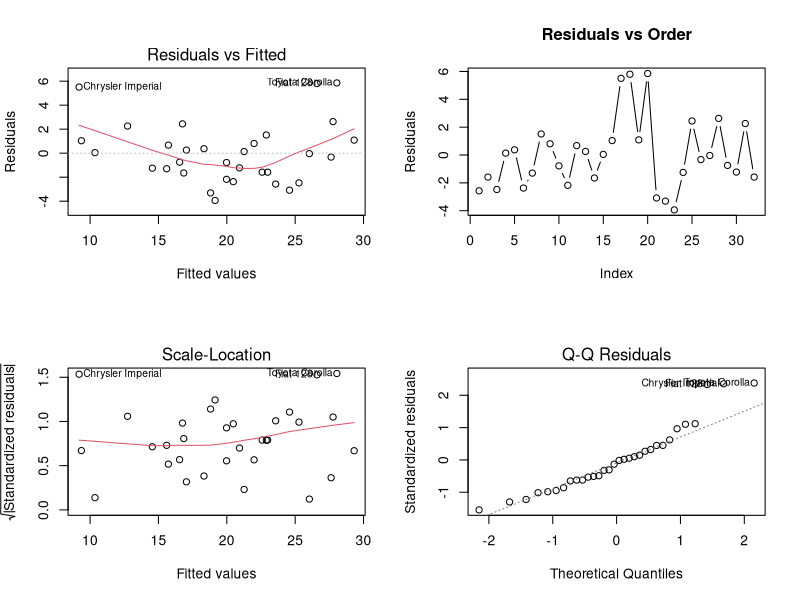

Write R code to recreate this figure.
# Load the mtcars dataset
data(mtcars)
# attach(mtcars) # Optional, but requested in prompt

# a) Linear model
# Fit a linear model with mpg as the dependent variable and wt and hp as the independent variables.
model <- lm(mpg ~ wt + hp, data = mtcars)

# Display the summary of the model
summary(model)

# (i) The fitted model can be written as:
# mpg = 37.227 - 3.878 * wt - 0.032 * hp

# (ii) Significance at 5% level:
# The F-statistic is 69.21 with a p-value of 9.109e-12, which is < 0.05.
# Thus, the model is significant.

# (iii) Interpretation of regression coefficients:
# Intercept (37.227): The predicted mpg for a car with 0 weight and 0 horsepower.
# wt (-3.878): For each 1000lb increase in weight, mpg decreases by 3.878, holding hp constant.
# hp (-0.032): For each unit increase in horsepower, mpg decreases by 0.032, holding wt constant.

# (iv) R-squared and Adjusted R-squared:
# R-squared (0.8268): 82.68% of the variance in mpg is explained by wt and hp.
# Adjusted R-squared (0.8148): Adjusts R-squared for the number of predictors.

# b) Regression assumptions

# Set up a 2x2 grid for plots
par(mfrow = c(2, 2))

# 1. Linearity: Residuals vs Fitted plot
plot(model, which = 1)
# Interpretation: Points should be randomly scattered around the horizontal line.

# 2. Independence of errors:
# A plot of residuals vs order can be used.
plot(residuals(model), type = 'b', main = "Residuals vs Order", ylab = "Residuals")
# Alternatively, use Durbin-Watson test if library(car) is available
# library(car)
# durbinWatsonTest(model)

# 3. Constant variance (Homoscedasticity): Scale-Location plot
plot(model, which = 3)
# Interpretation: The line should be approximately horizontal.

# 4. Normality of residuals: Normal Q-Q plot
plot(model, which = 2)
# Interpretation: Points should follow the diagonal dashed line.
shapiro.test(residuals(model))

# 5. Multicollinearity:
# Using Variance Inflation Factor (VIF)
# library(car)
# vif(model)
# For 2 predictors, we can also check correlation:
cor(mtcars$wt, mtcars$hp)
